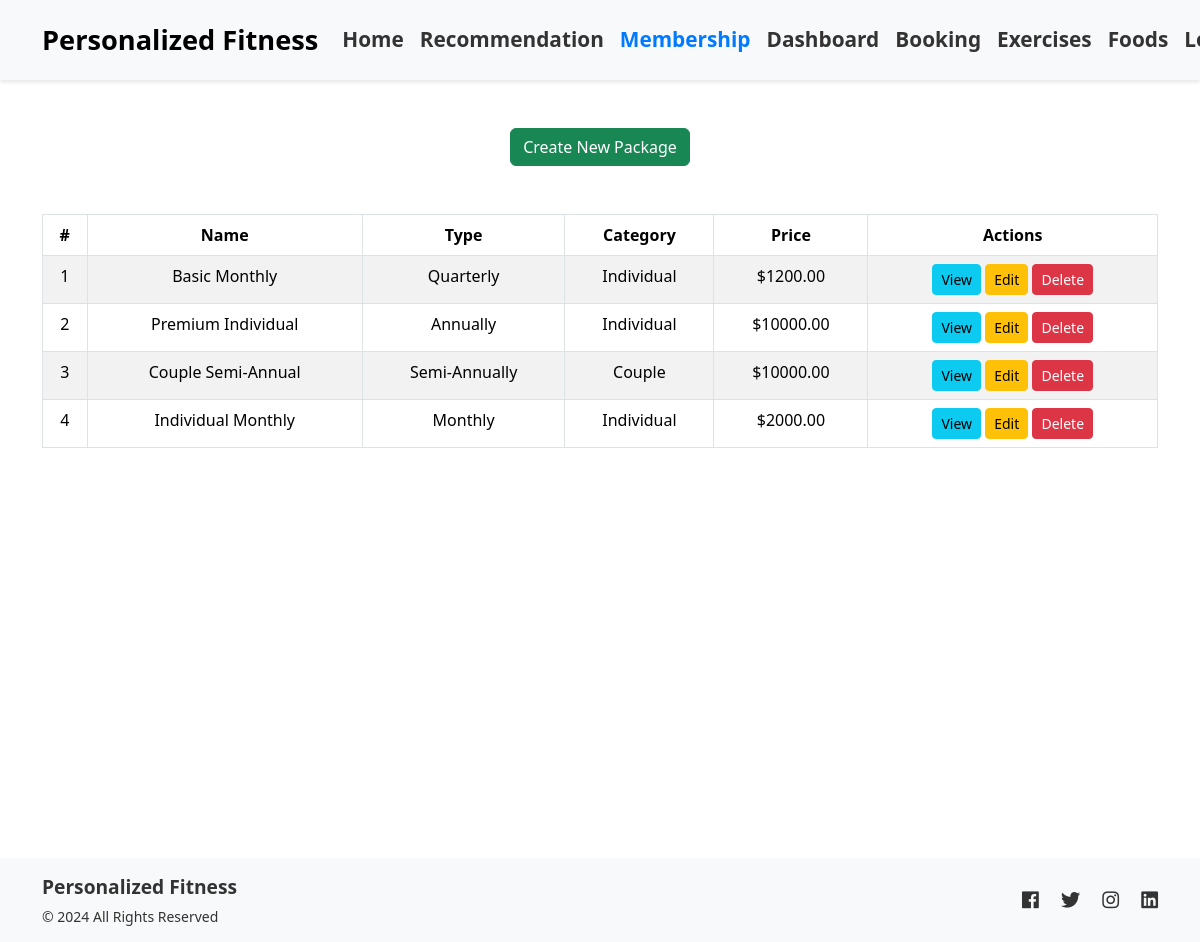
The page /membership/packages/ (signed in) on the database its author committed.
### membership/models.py (models this page shows, shortened)
class Package(models.Model):
    PACKAGE_CHOICES = [
        ('Monthly', 'Monthly'),
        ('Quarterly', 'Quarterly'),
        ('Semi-Annually', 'Semi-Annually'),
        ('Annually', 'Annually'),
    ]
    CATEGORY_CHOICES = [
        ('Individual', 'Individual'),
        ('Student', 'Student'),
        ('Couple', 'Couple'),
        ('Family', 'Family'),
    ]
    name = models.CharField(max_length=50, unique=True)
    description = models.TextField(blank=True, null=True)
    package_type = models.CharField(max_length=20, choices=PACKAGE_CHOICES)
    category = models.CharField(max_length=20, choices=CATEGORY_CHOICES, default='Individual')
    price = models.DecimalField(max_digits=10, decimal_places=2)
    is_active = models.BooleanField(default=True)
    created_at = models.DateTimeField(auto_now_add=True)
    updated_at = models.DateTimeField(auto_now=True)

### membership/views.py (the view)
# urls.py: path('packages/', views.packages, name='packages'),
@login_required(login_url='login')
def packages(request):
    active_packages = Package.objects.filter(is_active=True)
    allpackages = Package.objects.all()
    return render(request, 'packages/package_list.html', {'packages': allpackages,'active_packages':active_packages})

### membership/templates/packages/package_list.html (shortened to what this page needs)
{% extends 'main.html' %}
{% block content %}
{% if user.is_superuser %}
<div class="container py-5 text-center">
    <a href="{% url 'package_create' %}" class="btn btn-success mb-5">Create New Package</a>
    <table class="table table-striped table-bordered">
        <thead>
            <tr>
                <th>#</th>
                <th>Name</th>
                <th>Type</th>
                <th>Category</th>
                <th>Price</th>
                <th>Actions</th>
            </tr>
        </thead>
        <tbody>
            {% for package in packages %}
                <tr>
                    <td>{{ forloop.counter }}</td>
                    <td>{{ package.name }}</td>
                    <td>{{ package.package_type }}</td>
                    <td>{{ package.category }}</td>
                    <td>${{ package.price }}</td>
                    <td>
                        <a href="{% url 'package_detail' package.pk %}" class="btn btn-info btn-sm">View</a>
                        <a href="{% url 'package_update' package.pk %}" class="btn btn-warning btn-sm">Edit</a>
                        <a href="{% url 'package_delete' package.pk %}" class="btn btn-danger btn-sm">Delete</a>
                    </td>
                </tr>
            {% empty %}
                <tr>
                    <td colspan="7" class="text-center">No packages available.</td>
                </tr>
            {% endfor %}
        </tbody>
    </table>
</div>
{% endif %}
{% endblock %}

### rows shown on the page
Package: name "Basic Monthly", package_type "Quarterly", category "Individual", price "1200.00"
Package: name "Premium Individual", package_type "Annually", category "Individual", price "10000.00"
Package: name "Couple Semi-Annual", package_type "Semi-Annually", category "Couple", price "10000.00"
Package: name "Individual Monthly", package_type "Monthly", category "Individual", price "2000.00"
